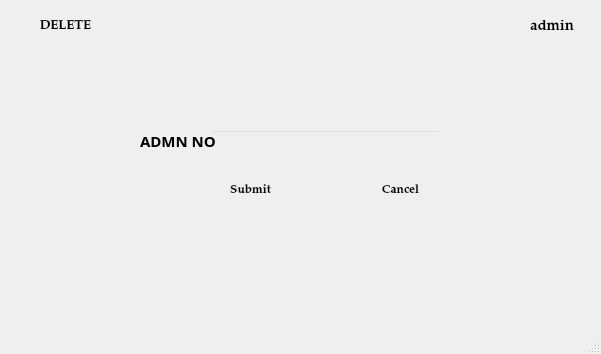
<?xml version="1.0" encoding="UTF-8"?>
<ui version="4.0">
 <class>delete_4</class>
 <widget class="QMainWindow" name="delete_4">
  <property name="geometry">
   <rect>
    <x>0</x>
    <y>0</y>
    <width>601</width>
    <height>354</height>
   </rect>
  </property>
  <property name="windowTitle">
   <string>MainWindow</string>
  </property>
  <widget class="QWidget" name="centralwidget">
   <widget class="QLabel" name="invalid">
    <property name="geometry">
     <rect>
      <x>150</x>
      <y>350</y>
      <width>251</width>
      <height>31</height>
     </rect>
    </property>
    <property name="font">
     <font>
      <family>MS Sans Serif</family>
     </font>
    </property>
    <property name="styleSheet">
     <string notr="true">color: rgb(255, 3, 3);</string>
    </property>
    <property name="text">
     <string/>
    </property>
   </widget>
   <widget class="QLabel" name="label">
    <property name="enabled">
     <bool>true</bool>
    </property>
    <property name="geometry">
     <rect>
      <x>-10</x>
      <y>-20</y>
      <width>751</width>
      <height>541</height>
     </rect>
    </property>
    <property name="frameShadow">
     <enum>QFrame::Plain</enum>
    </property>
    <property name="text">
     <string/>
    </property>
    <property name="pixmap">
     <pixmap resource="pic.qrc">:/newPrefix/ttt.jpg</pixmap>
    </property>
   </widget>
   <widget class="QPushButton" name="add">
    <property name="geometry">
     <rect>
      <x>10</x>
      <y>10</y>
      <width>111</width>
      <height>31</height>
     </rect>
    </property>
    <property name="font">
     <font>
      <family>Palatino Linotype</family>
      <pointsize>10</pointsize>
      <weight>75</weight>
      <bold>true</bold>
     </font>
    </property>
    <property name="acceptDrops">
     <bool>false</bool>
    </property>
    <property name="styleSheet">
     <string notr="true">background-color: rgb(255, 255, 255);</string>
    </property>
    <property name="text">
     <string>DELETE</string>
    </property>
    <property name="checkable">
     <bool>false</bool>
    </property>
    <property name="default">
     <bool>true</bool>
    </property>
    <property name="flat">
     <bool>true</bool>
    </property>
   </widget>
   <widget class="QLabel" name="label_2">
    <property name="geometry">
     <rect>
      <x>500</x>
      <y>10</y>
      <width>31</width>
      <height>31</height>
     </rect>
    </property>
    <property name="text">
     <string/>
    </property>
    <property name="pixmap">
     <pixmap resource="pic.qrc">:/newPrefix/icon.png</pixmap>
    </property>
   </widget>
   <widget class="QLabel" name="label_3">
    <property name="geometry">
     <rect>
      <x>530</x>
      <y>20</y>
      <width>47</width>
      <height>13</height>
     </rect>
    </property>
    <property name="font">
     <font>
      <family>Palatino Linotype</family>
      <pointsize>11</pointsize>
      <weight>75</weight>
      <bold>true</bold>
     </font>
    </property>
    <property name="text">
     <string>admin</string>
    </property>
   </widget>
   <widget class="QLabel" name="label_13">
    <property name="geometry">
     <rect>
      <x>140</x>
      <y>130</y>
      <width>81</width>
      <height>21</height>
     </rect>
    </property>
    <property name="font">
     <font>
      <family>Myriad Pro Light</family>
      <pointsize>11</pointsize>
      <weight>75</weight>
      <bold>true</bold>
     </font>
    </property>
    <property name="text">
     <string>ADMN NO</string>
    </property>
   </widget>
   <widget class="QLineEdit" name="adid">
    <property name="geometry">
     <rect>
      <x>210</x>
      <y>130</y>
      <width>231</width>
      <height>21</height>
     </rect>
    </property>
    <property name="styleSheet">
     <string notr="true">background:transparent</string>
    </property>
   </widget>
   <widget class="QLabel" name="invalid_2">
    <property name="geometry">
     <rect>
      <x>240</x>
      <y>280</y>
      <width>151</width>
      <height>16</height>
     </rect>
    </property>
    <property name="font">
     <font>
      <family>MS Sans Serif</family>
      <pointsize>10</pointsize>
      <weight>75</weight>
      <bold>true</bold>
     </font>
    </property>
    <property name="styleSheet">
     <string notr="true">color:rgb(238, 0, 0)</string>
    </property>
    <property name="text">
     <string/>
    </property>
   </widget>
   <widget class="QPushButton" name="cancel">
    <property name="geometry">
     <rect>
      <x>360</x>
      <y>180</y>
      <width>81</width>
      <height>21</height>
     </rect>
    </property>
    <property name="font">
     <font>
      <family>Palatino Linotype</family>
      <pointsize>9</pointsize>
      <weight>75</weight>
      <bold>true</bold>
     </font>
    </property>
    <property name="acceptDrops">
     <bool>false</bool>
    </property>
    <property name="styleSheet">
     <string notr="true">background-color: rgb(255, 255, 255);</string>
    </property>
    <property name="text">
     <string>Cancel</string>
    </property>
    <property name="checkable">
     <bool>false</bool>
    </property>
    <property name="default">
     <bool>true</bool>
    </property>
    <property name="flat">
     <bool>true</bool>
    </property>
   </widget>
   <widget class="QPushButton" name="submit">
    <property name="geometry">
     <rect>
      <x>210</x>
      <y>180</y>
      <width>81</width>
      <height>21</height>
     </rect>
    </property>
    <property name="font">
     <font>
      <family>Palatino Linotype</family>
      <pointsize>9</pointsize>
      <weight>75</weight>
      <bold>true</bold>
     </font>
    </property>
    <property name="acceptDrops">
     <bool>false</bool>
    </property>
    <property name="styleSheet">
     <string notr="true">background-color: rgb(255, 255, 255);</string>
    </property>
    <property name="text">
     <string>Submit</string>
    </property>
    <property name="checkable">
     <bool>false</bool>
    </property>
    <property name="default">
     <bool>true</bool>
    </property>
    <property name="flat">
     <bool>true</bool>
    </property>
   </widget>
   <widget class="QLabel" name="invalid_3">
    <property name="geometry">
     <rect>
      <x>210</x>
      <y>150</y>
      <width>231</width>
      <height>31</height>
     </rect>
    </property>
    <property name="font">
     <font>
      <family>MS Shell Dlg 2</family>
      <pointsize>10</pointsize>
      <weight>50</weight>
      <bold>false</bold>
     </font>
    </property>
    <property name="styleSheet">
     <string notr="true">color:rgb(238, 0, 0)
</string>
    </property>
    <property name="text">
     <string/>
    </property>
    <property name="alignment">
     <set>Qt::AlignLeading|Qt::AlignLeft|Qt::AlignTop</set>
    </property>
   </widget>
  </widget>
  <widget class="QMenuBar" name="menubar">
   <property name="geometry">
    <rect>
     <x>0</x>
     <y>0</y>
     <width>601</width>
     <height>21</height>
    </rect>
   </property>
  </widget>
  <widget class="QStatusBar" name="statusbar"/>
 </widget>
 <tabstops>
  <tabstop>adid</tabstop>
  <tabstop>submit</tabstop>
  <tabstop>cancel</tabstop>
  <tabstop>add</tabstop>
 </tabstops>
 <resources>
  <include location="pic.qrc"/>
 </resources>
 <connections/>
</ui>
